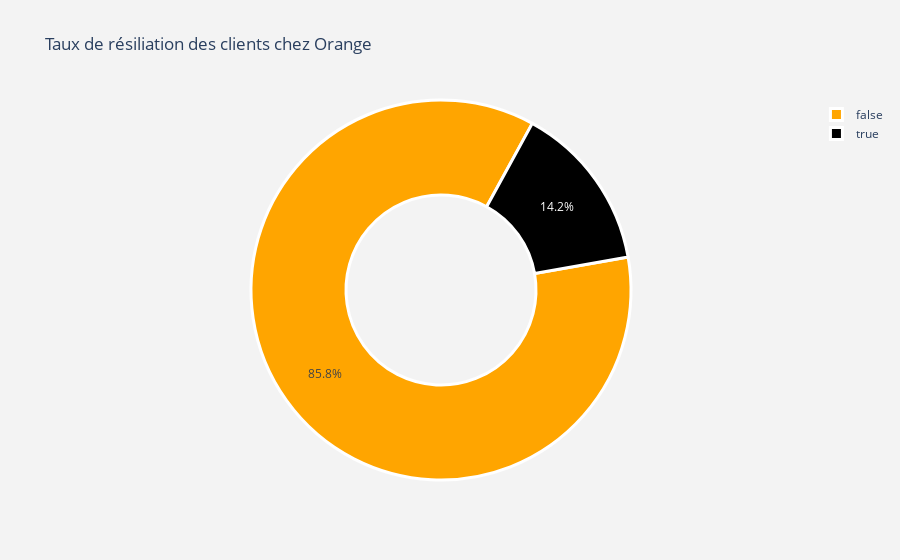

Notebook code for this chart:
### Markdown cell above
## Vérification du taux de résiliation

### Code cell
#labels
lab = df["Churn"].value_counts().keys().tolist() #extraction labels
#values
val = df["Churn"].value_counts().values.tolist() #extraction valeurs

# Définition des caractéristiques du diagramme
trace = go.Pie(labels = lab ,
               values = val ,
               marker = dict(colors =  [ 'orange' ,'black'],
                             line = dict(color = "white",
                                         width =  3)
                            ),
               rotation = 80,
               hoverinfo = "label+value",
               hole = 0.5
               
              )

#Mise en page du diagramme
layout = go.Layout(dict(title = "Taux de résiliation des clients chez Orange",
                        plot_bgcolor  = "rgb(243,243,243)",
                        paper_bgcolor = "rgb(243,243,243)",
                       )
                  )

data = [trace]
fig = go.Figure(data = data,layout = layout)
py.iplot(fig)

### Figure 1 — Plotly figure (JSON) as saved in the notebook; plotly's stock layout.template omitted (floating-point values rounded to 4 significant figures)
{"data": [{"hole": 0.5, "hoverinfo": "label+value", "labels": [false, true], "marker": {"colors": ["orange", "black"], "line": {"color": "white", "width": 3}}, "rotation": 80, "type": "pie", "values": [572, 95]}], "layout": {"paper_bgcolor": "rgb(243,243,243)", "plot_bgcolor": "rgb(243,243,243)", "title": {"text": "Taux de résiliation des clients chez Orange"}}}
